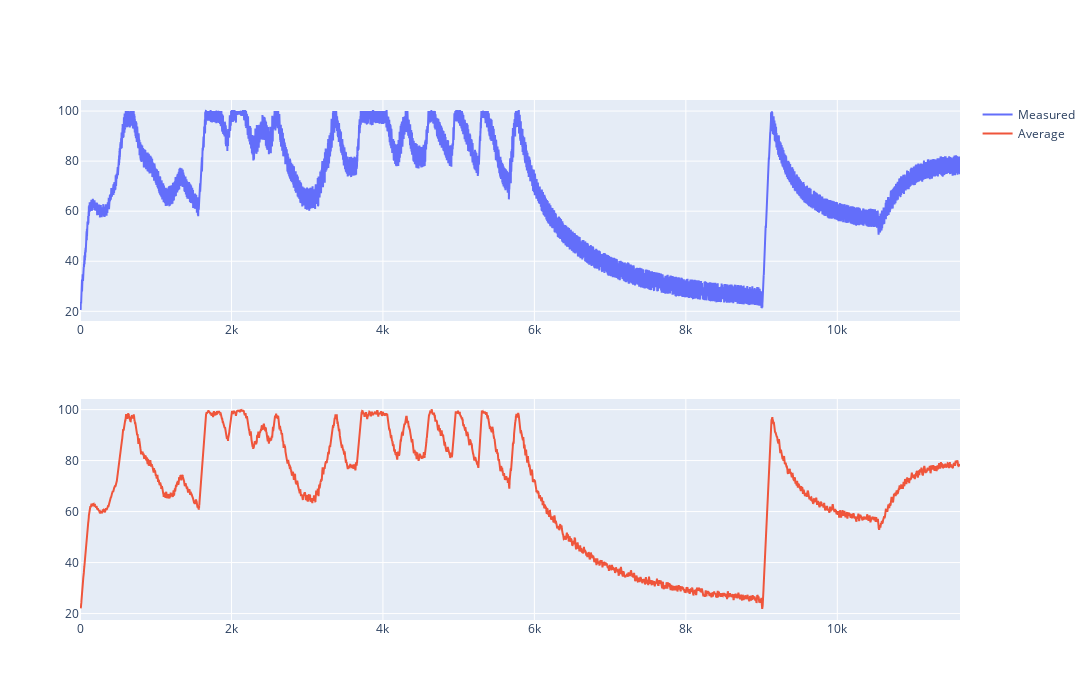

Notebook code cell kept with this figure:
### Code cell
fig = make_subplots(rows=2, cols = 1)

fig.add_trace(
    go.Scatter(y=train["temperature"], name="Measured"), row=1, col=1
)

fig.add_trace(
    go.Scatter(y=train["smooth_temperature"], name="Average"), row=2, col=1
)



fig.update_layout(height=700, width=1100)
fig.show()

### Figure 1 — Plotly figure (JSON) as saved in the notebook; plotly's stock layout.template omitted (floating-point values rounded to 4 significant figures; data arrays with more than 128 entries replaced by an {"elided": "..."} marker saying what was removed)
{"data": [{"name": "Measured", "type": "scatter", "xaxis": "x", "y": {"elided": "11621 float values"}, "yaxis": "y"}, {"name": "Average", "type": "scatter", "xaxis": "x2", "y": {"elided": "11621 float values"}, "yaxis": "y2"}], "layout": {"height": 700, "width": 1100, "xaxis": {"anchor": "y", "autorange": true, "domain": [0, 1], "range": [0, 11620]}, "xaxis2": {"anchor": "y2", "autorange": true, "domain": [0, 1], "range": [0, 11620]}, "yaxis": {"anchor": "x", "autorange": true, "domain": [0.575, 1], "range": [16.13, 104.4], "type": "linear"}, "yaxis2": {"anchor": "x2", "autorange": true, "domain": [0, 0.425], "range": [17.48, 104.2], "type": "linear"}}}
